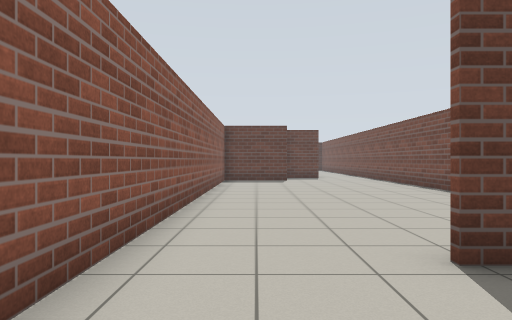
View 1 (above)

21 first-person views from a walk through a robot-simulator world made for Gazebo. The camera is 0.94 m above the floor, looks level and sees 70° across. The floor is counted in squares, 1 m on a side. Each view is taken from the middle of a square. On the plan, view 1 faces up. The plan holds only what a view shows up to about 13 squares ahead; the rest is blank. Robots are left out.

View 2
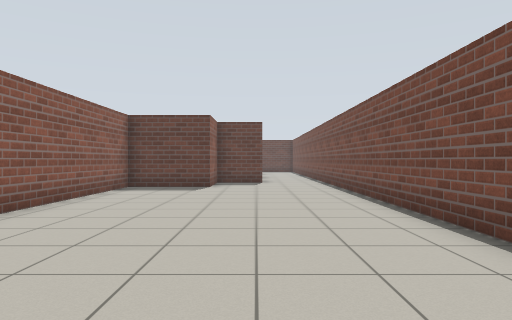

View 3
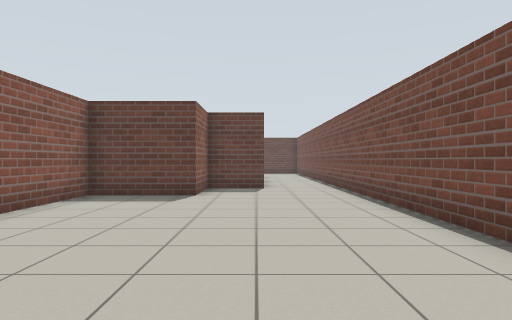

View 4
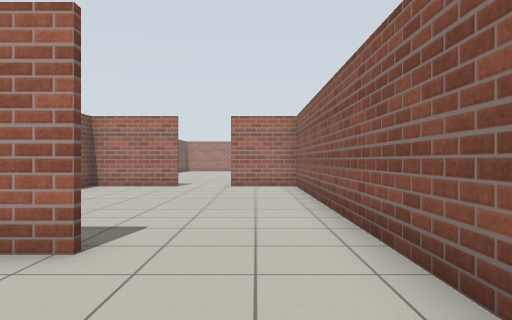

View 5
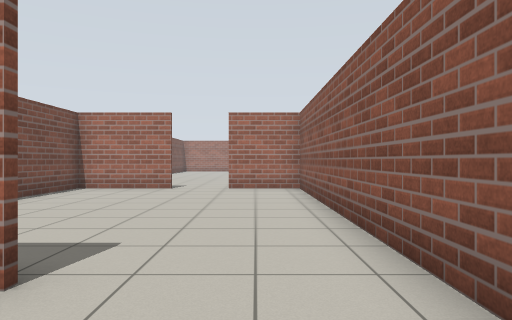

View 6
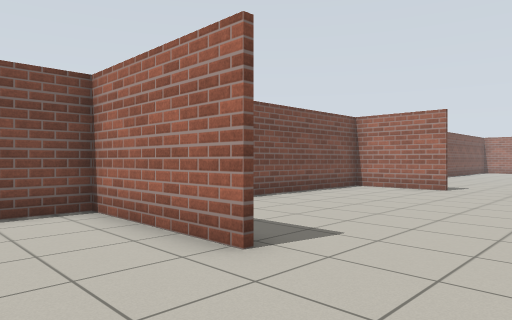

View 7
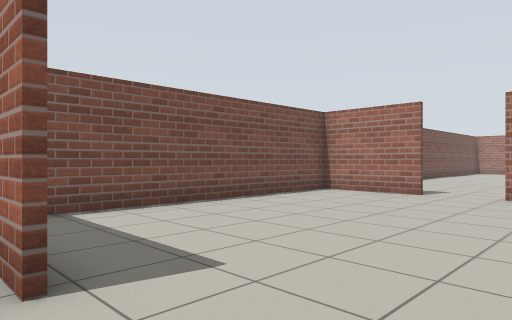

View 8
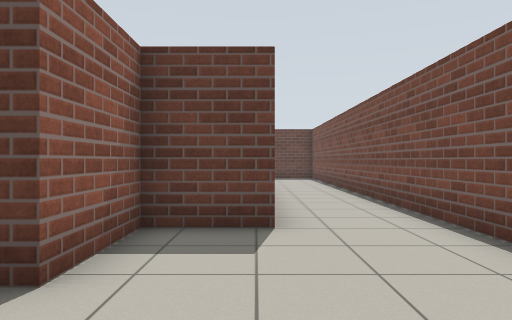

View 9
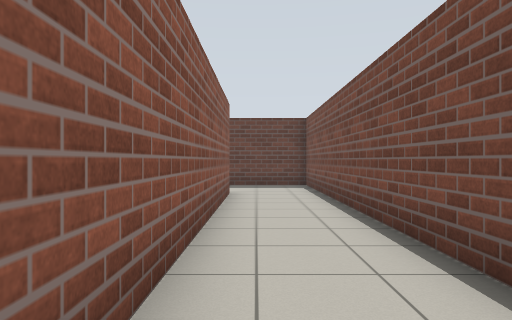

View 10
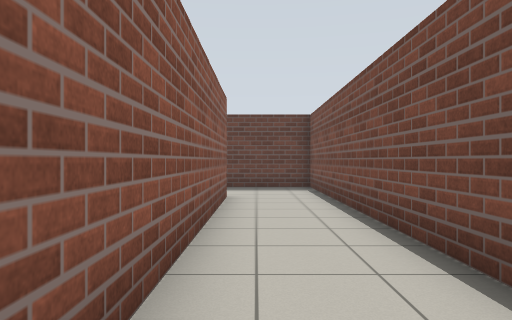

View 11
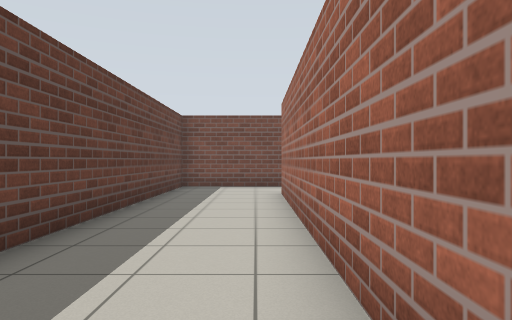

View 12
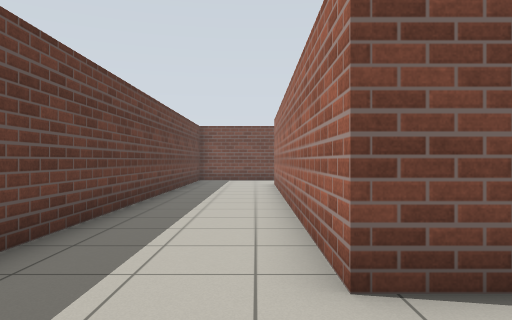

View 13
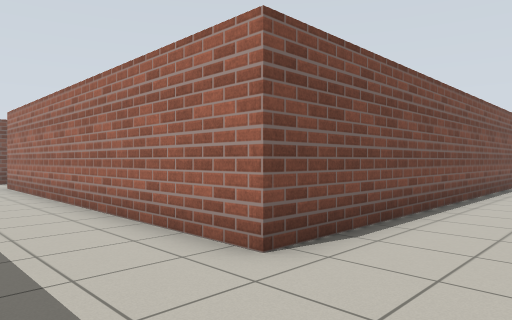

View 14
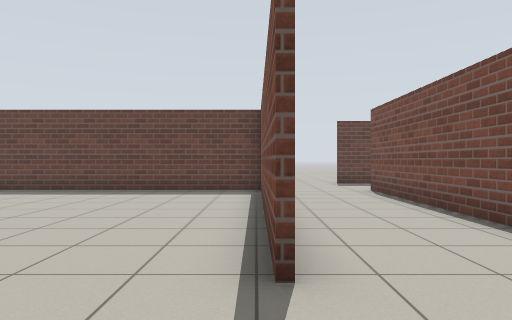

View 15
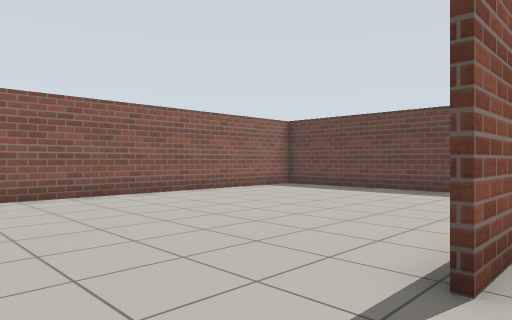

View 16
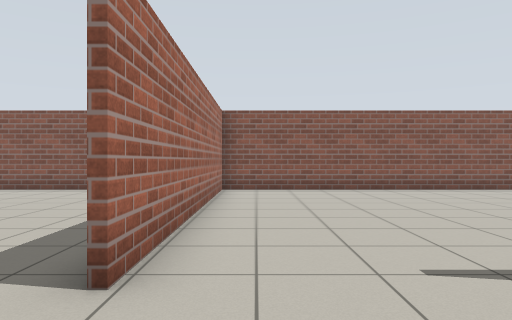

View 17
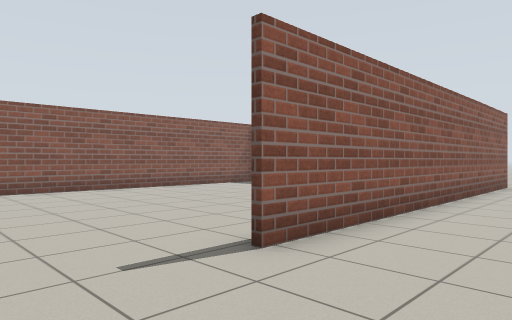

View 18
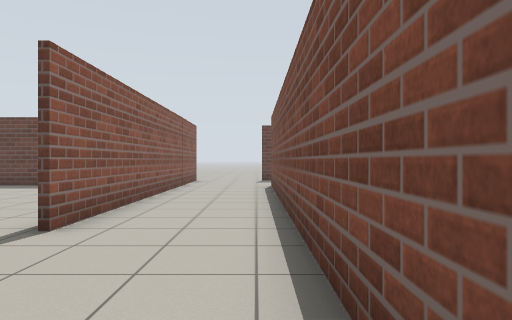

View 19
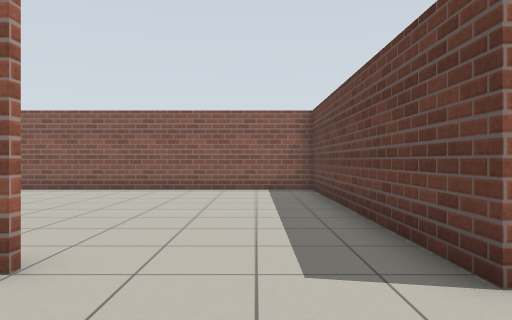

View 20
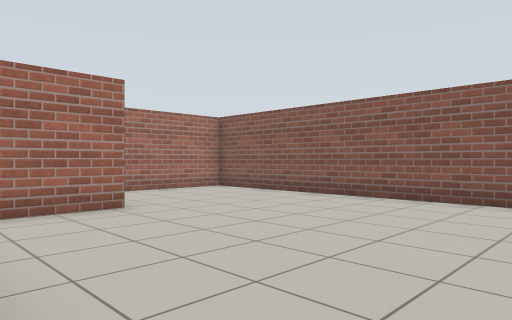

View 21
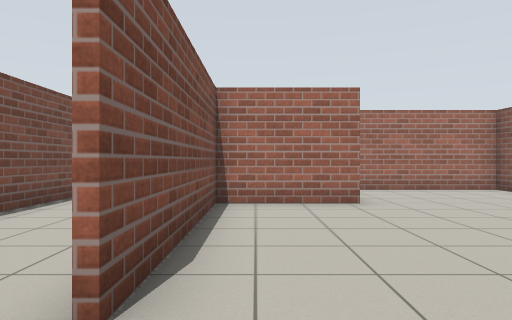

### Floor plan
Ten units are one square. View 1 is at (0, 0); x grows to the right and y downward. Boxes are objects, and circles mark ways between rooms. Rooms are numbered by the first view taken in them; rooms with no view inside come last. Other rooms are left out.
<svg viewBox="-210 -332 274 397">
<path fill="none" stroke="#000" d="M59 -80 59 -296M17 -34 59 -34 59 -49M24 -32 17 -32M34 -190 14 -190 14 -168 -14 -168 -14 60 9 60M27 60 59 60 59 -21M33 -293 33 -200M-118 -294 -200 -294M-118 -207 -118 -267M-117 -327 -117 -207M-84 -168 -84 -293 33 -293M-205 -269 -205 -169M-203 -169 -116 -169M59 -296 59 -326 -74 -326M-153 -71 -121 -71 -121 -130M-116 -168 -204 -168M-205 -169 -205 -34 -163 -34"/>
<circle cx="45" cy="-300" r="3" fill="#2a7"/>
<circle cx="-100" cy="-170" r="3" fill="#2a7"/>
<text x="20" y="-80">1</text>
<text x="-100" y="-260">2</text>
<text x="-160" y="-110">3</text>
</svg>
Room 1 opens to room 2. Room 2 opens to room 3.

Where each view was taken, in squares from view 1:
view 1: 0 up, 0 right, facing up
view 2: 4 up, 3 right, facing up
view 3: 7 up, 3 right, facing up
view 4: 7 up, 0 right, facing down
view 5: 6 up, 0 right, facing down
view 6: 6 up, 1 left, facing down-right
view 7: 4 up, 1 left, facing down-right
view 8: 14 up, 3 right, facing up
view 9: 19 up, 4 right, facing up
view 10: 20 up, 4 right, facing up
view 11: 30 up, 7 left, facing right
view 12: 30 up, 11 left, facing right
view 13: 32 up, 11 left, facing down-right
view 14: 18 up, 12 left, facing up
view 15: 18 up, 11 left, facing up-left
view 16: 18 up, 9 left, facing left
view 17: 18 up, 9 left, facing up-left
view 18: 16 up, 9 left, facing up
view 19: 15 up, 9 left, facing left
view 20: 14 up, 12 left, facing down-left
view 21: 15 up, 13 left, facing down
